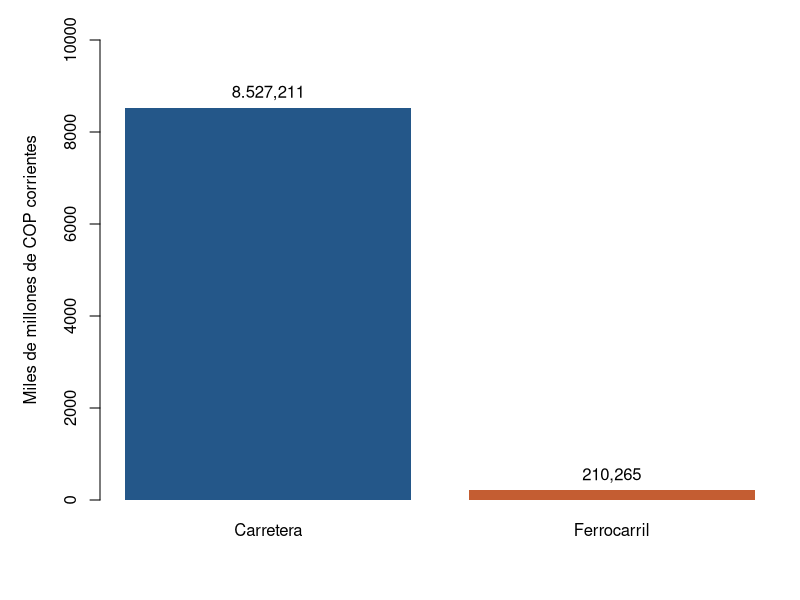
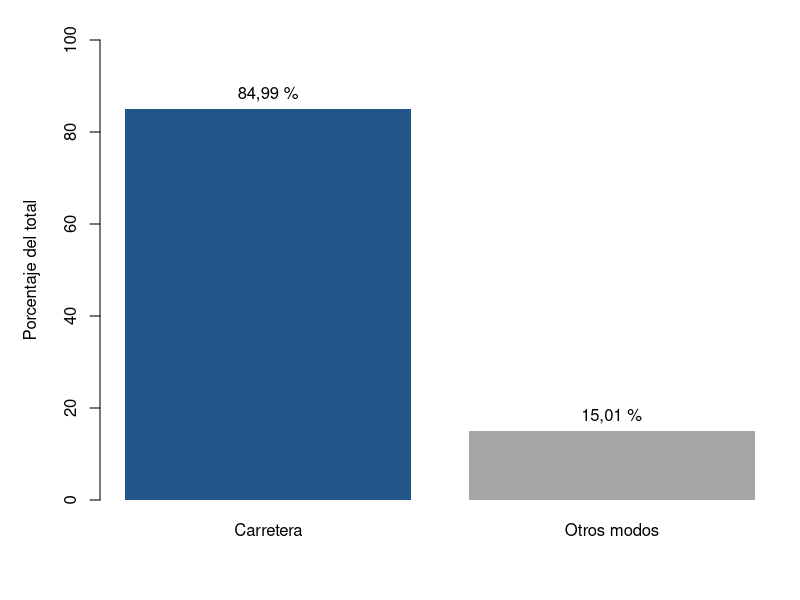
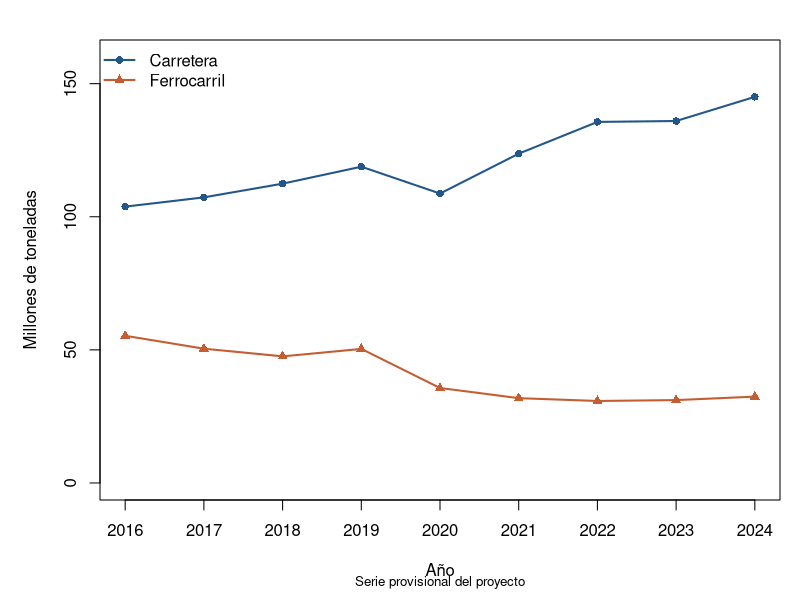

Generate these figures, in order, with R:
## ---- chunk 1
#| label: setup
#| include: false
azul <- "#245789"
naranja <- "#C45D32"
carga <- data.frame(anio=2016:2024, carretera=c(103.81,107.29,112.44,118.81,108.72,123.71,135.63,135.97,145.05), ferrocarril=c(55.29,50.43,47.56,50.36,35.67,31.86,30.80,31.13,32.43))
## ---- chunk 2
#| label: fig-apropiacion-2021
#| fig-cap: "Apropiación presupuestal por modo de transporte, 2021 (millones de pesos corrientes)."
#| fig-pos: H
#| fig-width: 7
#| fig-height: 4.2
apropiacion <- c(Carretera=8527211, Ferrocarril=210265)
par(mar=c(5,5,2,1))
p <- barplot(apropiacion/1000, col=c(azul,naranja), border=NA, ylim=c(0,10000), ylab="Miles de millones de COP corrientes")
text(p,apropiacion/1000,labels=formatC(apropiacion/1000,format="f",digits=3,big.mark=".",decimal.mark=","),pos=3)
## ---- chunk 3
#| label: fig-compromisos-2021
#| fig-cap: "Participación atribuida al modo carretero en los compromisos sectoriales, 2021."
#| fig-pos: H
#| fig-width: 7
#| fig-height: 4.2
compromisos <- c(Carretera=84.99, "Otros modos"=15.01)
par(mar=c(5,5,2,1))
p <- barplot(compromisos,col=c(azul,"grey65"),border=NA,ylim=c(0,100),ylab="Porcentaje del total")
text(p,compromisos,labels=paste0(formatC(compromisos,format="f",digits=2,decimal.mark=",")," %"),pos=3)
## ---- chunk 4
#| results: asis
knitr::kable(carga, col.names=c("Año","Carretera","Ferrocarril"), digits=2, format.args=list(decimal.mark=","))
## ---- chunk 5
#| label: fig-carga-2016-2024
#| fig-cap: "Evolución de la carga movilizada por carretera y ferrocarril, 2016–2024. Unidad: millones de toneladas."
#| fig-pos: H
#| fig-width: 7
#| fig-height: 4.2
par(mar=c(5,5,2,1))
matplot(carga$anio,carga[c("carretera","ferrocarril")],type="o",lty=1,lwd=2,pch=c(16,17),col=c(azul,naranja),xaxt="n",ylim=c(0,160),xlab="Año",ylab="Millones de toneladas")
axis(1,at=carga$anio)
legend("topleft",legend=c("Carretera","Ferrocarril"),col=c(azul,naranja),lty=1,lwd=2,pch=c(16,17),bty="n")
mtext("Serie provisional del proyecto",side=1,line=3.5,cex=0.8)
